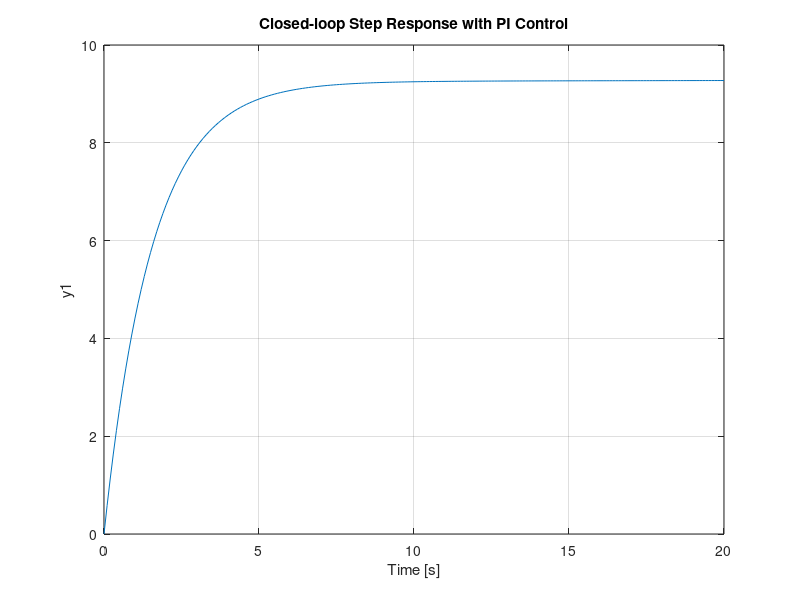
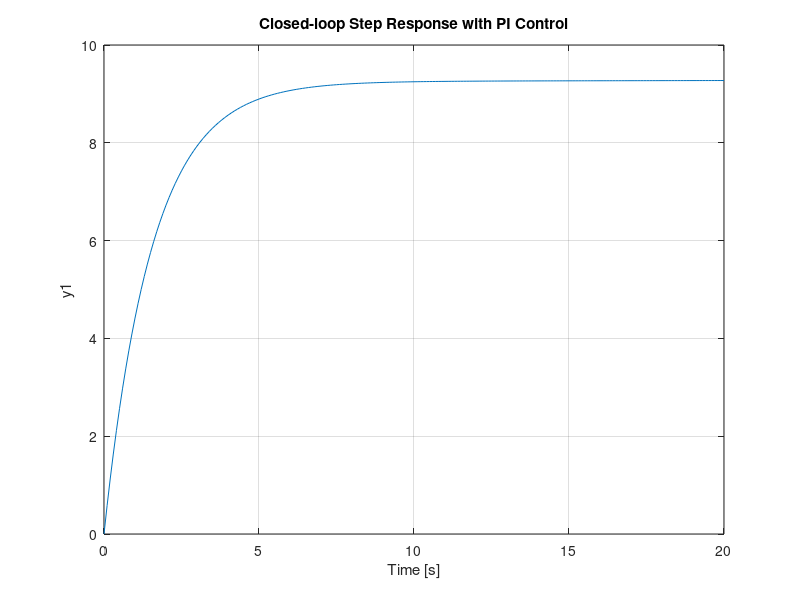

Reproduce these figures in MATLAB, in order. (Note: this script raises an error after producing the figures.)
%% Parameters for the car model
m = 1000;  % vehicle mass (kg)
b = 50;  % damping coefficient (N.s/m)
r = 10;  % reference speed (m/s)

%% Transfer function
s = tf('s');
P_cruise = 1/(m*s + b);

%% PI Control
Kp = 600;
Ki = 1;
C = pid(Kp,Ki);
T = feedback(C*P_cruise,1);

t = 0:0.1:20;
step(r*T,t)
axis([0 20 0 10])
title('Closed-loop Step Response with PI Control')
saveas(gcf, 'figures/8-closed-step-PI-1.fig');
saveas(gcf, 'plots/8-closed-step-PI-1.jpg');

%% PI poles/zeros
pole(T)
pzmap(T);
axis([-1 1 -1 1])

%% PI time parameters
stepinfo(T)
damp(T)